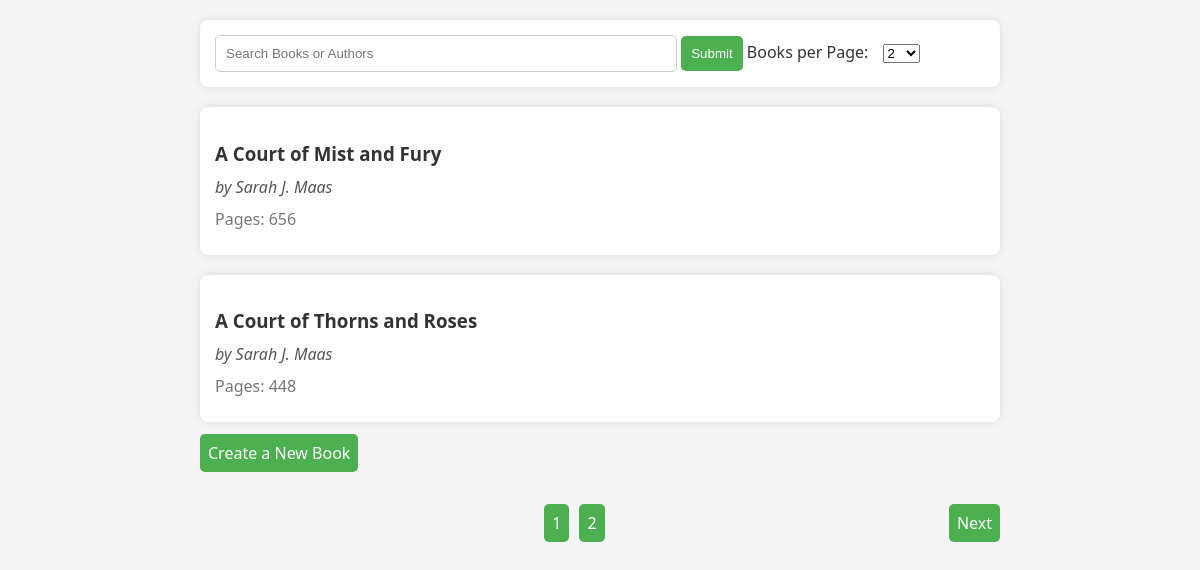
The page /books/ on the database its author committed.
### Book_API/models.py (models this page shows, shortened)
class BookObject(models.Model):
    title = models.CharField(max_length=255)
    author = models.CharField(max_length=255)
    pages = models.IntegerField()

### Book_API/views.py (the view)
# urls.py: path('', views.BookList.as_view(), name='list'),
class BookList(APIView):
    def get(self,request):
        bookObjects = BookObject.objects.all().order_by('title')
        searchQuery = request.query_params.get('search')
        perPage = request.query_params.get('perpage', default=2)
        filter_conditions = Q()
        if searchQuery:
            filter_conditions |= Q(title__icontains=searchQuery) | Q(author__icontains=searchQuery)
        bookObjects = bookObjects.filter(filter_conditions)
        paginator = PageNumberPagination()
        paginator.page_size = perPage
        result_page = paginator.paginate_queryset(bookObjects, request)
        serializer = BookSerializer(result_page, many=True)
        total_pages = paginator.page.paginator.num_pages
        return render(request, 'books.html', {
            'books': serializer.data,
            'total_pages': range(1, total_pages + 1),
            'next_link': paginator.get_next_link(),
            'prev_link': paginator.get_previous_link(),
            'perpage': perPage,
        })

### Book_API/templates/books.html (shortened to what this page needs)
<!DOCTYPE html>
<html lang="en">
<head>
</head>
<body>
<form action="" method="get">
    <input type="search" placeholder="Search Books or Authors" name="search">
    <input type="submit" value="Submit">
    <label for="per_page">Books per Page:</label>
    <select id="per_page" name="perpage">
        <option value="2">2</option>
    </select>
</form>
<div id="bookList">
    {% for book in books %}
        <a href="{% url 'find' pk=book.id %}" class="hiddenA">
            <div class="bookItem">
                <h3 contenteditable="true">{{ book.title }}</h3>
                <p class="author" contenteditable="true">by {{ book.author }}</p>
                <p class="pages" contenteditable="true">Pages: {{ book.pages }}</p>
            </div>
        </a>
    {% endfor %}
</div>
<div id="createButton">
    <a href="{% url 'create' %}" style="margin-right: 10px;">Create a New Book</a>
</div>
<div id="navigation">
    <div id="pageButtons">
        {% for page_num in total_pages %}
            <a href="?page={{ page_num }}&perpage={{ perpage }}">{{ page_num }}</a>
        {% endfor %}
    </div>
    <div>
        {% if next_link %}
            <a href="{{ next_link }}">Next</a>
        {% endif %}
    </div>
</div>
</body>
</html>

### Book_API/templates/books.html (style rules this page uses)
body { font-family: 'Segoe UI', Tahoma, Geneva, Verdana, sans-serif; background-color: #f4f4f4; color: #333; max-width: 800px; margin: auto; padding: 20px; }
form { margin-bottom: 20px; background-color: #fff; padding: 15px; border-radius: 8px; box-shadow: 0 0 10px rgba(0, 0, 0, 0.1); }
input[type="search"] { width: 60%; padding: 10px; border: 1px solid #ccc; border-radius: 5px; }
input[type="submit"], input[type="button"] { padding: 10px; cursor: pointer; background-color: #4CAF50; color: white; border: none; border-radius: 5px; }
label { margin-right: 10px; }
p { margin: 10px 0; }
a { text-decoration: none; padding: 8px; background-color: #4CAF50; color: white; border-radius: 5px; transition: background-color 0.3s ease; }
div { margin-top: 20px; }
#bookList { margin-top: 20px; }
.bookItem { background-color: #fff; padding: 15px; border-radius: 8px; box-shadow: 0 0 10px rgba(0, 0, 0, 0.1); margin-bottom: 15px; }
h3 { margin-bottom: 5px; color: #333; }
.author { color: #555; font-style: italic; }
.pages { color: #777; }
#navigation { margin-top: 20px; display: flex; justify-content: space-between; align-items: center; }
#pageButtons { display: flex; }
#pageButtons a { text-decoration: none; padding: 8px; margin: 0 5px; background-color: #4CAF50; color: white; border-radius: 5px; transition: background-color 0.3s ease; }
a.hiddenA { padding: 0; }

### rows shown on the page
BookObject: title "A Court of Mist and Fury", author "Sarah J. Maas"
BookObject: title "A Court of Thorns and Roses", author "Sarah J. Maas"

### other values the page prints
{{ book.pages }} "656" "448"
{{ page_num }} "1" "2"
